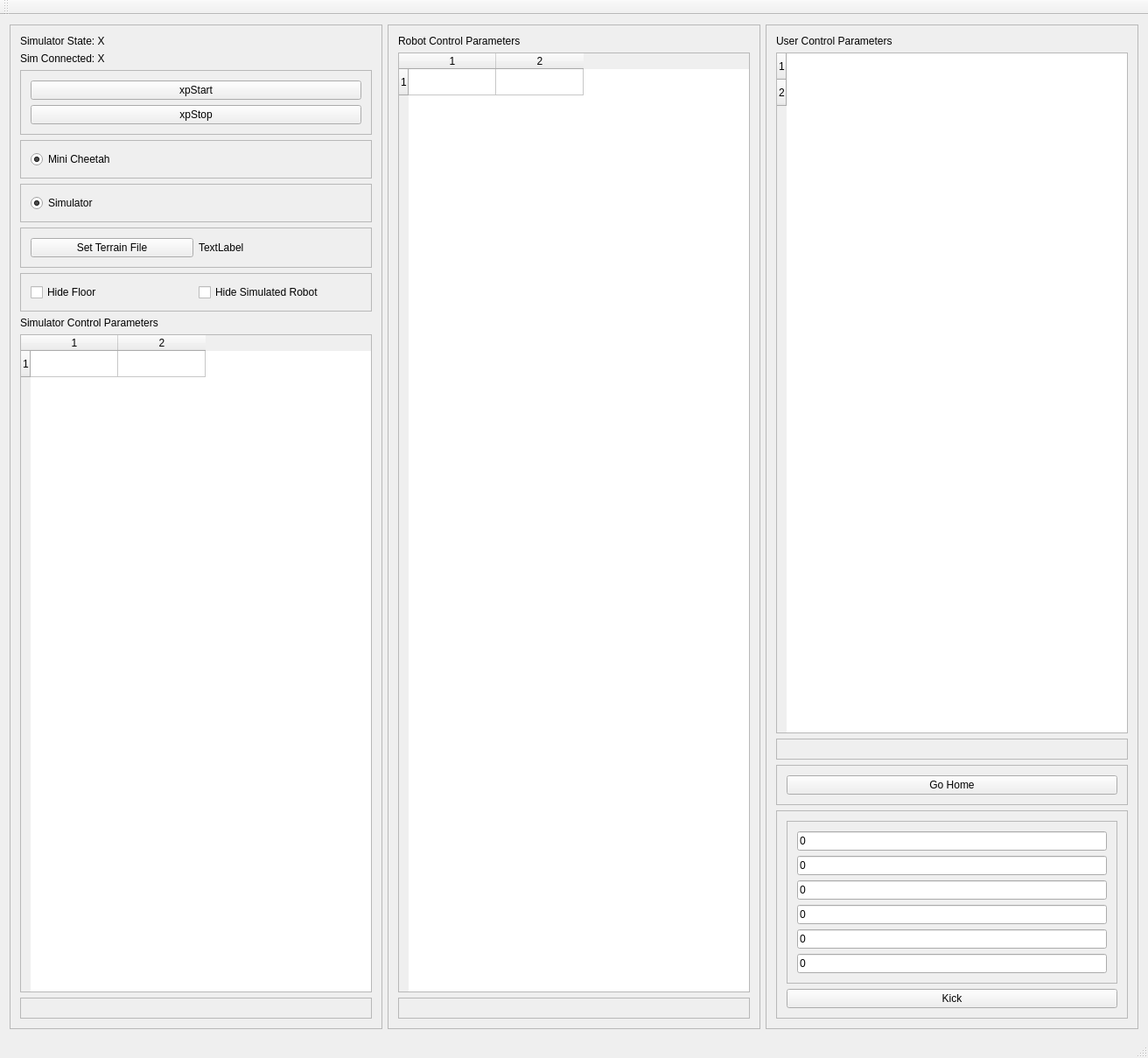
<?xml version="1.0" encoding="UTF-8"?>
<ui version="4.0">
 <class>SimControlPanel</class>
 <widget class="QMainWindow" name="SimControlPanel">
  <property name="geometry">
   <rect>
    <x>0</x>
    <y>0</y>
    <width>1312</width>
    <height>1209</height>
   </rect>
  </property>
  <property name="windowTitle">
   <string>SimControlPanel</string>
  </property>
  <widget class="QWidget" name="centralWidget">
   <layout class="QHBoxLayout" name="horizontalLayout_3">
    <item>
     <widget class="QFrame" name="frame_2">
      <property name="frameShape">
       <enum>QFrame::StyledPanel</enum>
      </property>
      <property name="frameShadow">
       <enum>QFrame::Raised</enum>
      </property>
      <layout class="QVBoxLayout" name="verticalLayout">
       <item>
        <widget class="QLabel" name="simulatorStateLabel">
         <property name="text">
          <string>Simulator State: X</string>
         </property>
        </widget>
       </item>
       <item>
        <widget class="QLabel" name="simulatorConnectedLabel">
         <property name="text">
          <string>Sim Connected: X</string>
         </property>
        </widget>
       </item>
       <item>
        <widget class="QFrame" name="frame">
         <property name="frameShape">
          <enum>QFrame::StyledPanel</enum>
         </property>
         <property name="frameShadow">
          <enum>QFrame::Raised</enum>
         </property>
         <layout class="QGridLayout" name="gridLayout">
          <item row="0" column="0">
           <widget class="QPushButton" name="startButton">
            <property name="text">
             <string>xpStart</string>
            </property>
           </widget>
          </item>
          <item row="1" column="0">
           <widget class="QPushButton" name="stopButton">
            <property name="text">
             <string>xpStop</string>
            </property>
           </widget>
          </item>
         </layout>
        </widget>
       </item>
       <item>
        <widget class="QFrame" name="frame_9">
         <property name="frameShape">
          <enum>QFrame::StyledPanel</enum>
         </property>
         <property name="frameShadow">
          <enum>QFrame::Raised</enum>
         </property>
         <layout class="QHBoxLayout" name="horizontalLayout_2">
          <item>
           <widget class="QRadioButton" name="miniCheetahButton">
            <property name="enabled">
             <bool>true</bool>
            </property>
            <property name="text">
             <string>Mini Cheetah</string>
            </property>
            <property name="checked">
             <bool>true</bool>
            </property>
           </widget>
          </item>
         </layout>
        </widget>
       </item>
       <item>
        <widget class="QFrame" name="frame_10">
         <property name="frameShape">
          <enum>QFrame::StyledPanel</enum>
         </property>
         <property name="frameShadow">
          <enum>QFrame::Raised</enum>
         </property>
         <layout class="QHBoxLayout" name="horizontalLayout">
          <item>
           <widget class="QRadioButton" name="simulatorButton">
            <property name="text">
             <string>Simulator</string>
            </property>
            <property name="checked">
             <bool>true</bool>
            </property>
           </widget>
          </item>
         </layout>
        </widget>
       </item>
       <item>
        <widget class="QFrame" name="frame_13">
         <property name="frameShape">
          <enum>QFrame::StyledPanel</enum>
         </property>
         <property name="frameShadow">
          <enum>QFrame::Raised</enum>
         </property>
         <layout class="QHBoxLayout" name="horizontalLayout_4">
          <item>
           <widget class="QPushButton" name="setTerrainButton">
            <property name="text">
             <string>Set Terrain File</string>
            </property>
           </widget>
          </item>
          <item>
           <widget class="QLabel" name="terrainFileLabel">
            <property name="text">
             <string>TextLabel</string>
            </property>
           </widget>
          </item>
         </layout>
        </widget>
       </item>
       <item>
        <widget class="QFrame" name="frame_14">
         <property name="frameShape">
          <enum>QFrame::StyledPanel</enum>
         </property>
         <property name="frameShadow">
          <enum>QFrame::Raised</enum>
         </property>
         <layout class="QHBoxLayout" name="horizontalLayout_5">
          <item>
           <widget class="QCheckBox" name="hide_floor_checkbox">
            <property name="text">
             <string>Hide Floor</string>
            </property>
           </widget>
          </item>
          <item>
           <widget class="QCheckBox" name="hide_robot_checkbox">
            <property name="text">
             <string>Hide Simulated Robot</string>
            </property>
           </widget>
          </item>
         </layout>
        </widget>
       </item>
       <item>
        <widget class="QLabel" name="label">
         <property name="text">
          <string>Simulator Control Parameters</string>
         </property>
        </widget>
       </item>
       <item>
        <widget class="QTableWidget" name="simulatorTable">
         <property name="rowCount">
          <number>1</number>
         </property>
         <property name="columnCount">
          <number>2</number>
         </property>
         <row/>
         <column/>
         <column/>
        </widget>
       </item>
       <item>
        <widget class="QFrame" name="frame_6">
         <property name="frameShape">
          <enum>QFrame::StyledPanel</enum>
         </property>
         <property name="frameShadow">
          <enum>QFrame::Raised</enum>
         </property>
         <layout class="QGridLayout" name="gridLayout_3"/>
        </widget>
       </item>
      </layout>
     </widget>
    </item>
    <item>
     <widget class="QFrame" name="frame_5">
      <property name="frameShape">
       <enum>QFrame::StyledPanel</enum>
      </property>
      <property name="frameShadow">
       <enum>QFrame::Raised</enum>
      </property>
      <layout class="QVBoxLayout" name="verticalLayout_3">
       <item>
        <widget class="QLabel" name="label_2">
         <property name="text">
          <string>Robot Control Parameters</string>
         </property>
        </widget>
       </item>
       <item>
        <widget class="QTableWidget" name="robotTable">
         <property name="rowCount">
          <number>1</number>
         </property>
         <property name="columnCount">
          <number>2</number>
         </property>
         <row/>
         <column/>
         <column/>
        </widget>
       </item>
       <item>
        <widget class="QFrame" name="frame_4">
         <property name="frameShape">
          <enum>QFrame::StyledPanel</enum>
         </property>
         <property name="frameShadow">
          <enum>QFrame::Raised</enum>
         </property>
         <layout class="QGridLayout" name="gridLayout_2"/>
        </widget>
       </item>
      </layout>
     </widget>
    </item>
    <item>
     <widget class="QFrame" name="frame_3">
      <property name="frameShape">
       <enum>QFrame::StyledPanel</enum>
      </property>
      <property name="frameShadow">
       <enum>QFrame::Raised</enum>
      </property>
      <layout class="QVBoxLayout" name="verticalLayout_2">
       <item>
        <widget class="QLabel" name="label_3">
         <property name="text">
          <string>User Control Parameters</string>
         </property>
        </widget>
       </item>
       <item>
        <widget class="QTableWidget" name="userControlTable">
         <property name="rowCount">
          <number>2</number>
         </property>
         <property name="columnCount">
          <number>0</number>
         </property>
         <row/>
         <row/>
        </widget>
       </item>
       <item>
        <widget class="QFrame" name="frame_7">
         <property name="frameShape">
          <enum>QFrame::StyledPanel</enum>
         </property>
         <property name="frameShadow">
          <enum>QFrame::Raised</enum>
         </property>
         <layout class="QGridLayout" name="gridLayout_4"/>
        </widget>
       </item>
       <item>
        <widget class="QFrame" name="frame_8">
         <property name="frameShape">
          <enum>QFrame::StyledPanel</enum>
         </property>
         <property name="frameShadow">
          <enum>QFrame::Raised</enum>
         </property>
         <layout class="QVBoxLayout" name="verticalLayout_4">
          <item>
           <widget class="QPushButton" name="goHomeButton">
            <property name="text">
             <string>Go Home</string>
            </property>
           </widget>
          </item>
         </layout>
        </widget>
       </item>
       <item>
        <widget class="QFrame" name="frame_12">
         <property name="sizePolicy">
          <sizepolicy hsizetype="Expanding" vsizetype="Preferred">
           <horstretch>0</horstretch>
           <verstretch>0</verstretch>
          </sizepolicy>
         </property>
         <property name="frameShape">
          <enum>QFrame::StyledPanel</enum>
         </property>
         <property name="frameShadow">
          <enum>QFrame::Raised</enum>
         </property>
         <layout class="QGridLayout" name="gridLayout_6">
          <item row="0" column="0">
           <widget class="QFrame" name="frame_11">
            <property name="frameShape">
             <enum>QFrame::StyledPanel</enum>
            </property>
            <property name="frameShadow">
             <enum>QFrame::Raised</enum>
            </property>
            <layout class="QVBoxLayout" name="verticalLayout_6">
             <item>
              <widget class="QLineEdit" name="kickAngularX">
               <property name="sizePolicy">
                <sizepolicy hsizetype="Ignored" vsizetype="Fixed">
                 <horstretch>0</horstretch>
                 <verstretch>0</verstretch>
                </sizepolicy>
               </property>
               <property name="text">
                <string>0</string>
               </property>
              </widget>
             </item>
             <item>
              <widget class="QLineEdit" name="kickAngularY">
               <property name="sizePolicy">
                <sizepolicy hsizetype="Ignored" vsizetype="Fixed">
                 <horstretch>0</horstretch>
                 <verstretch>0</verstretch>
                </sizepolicy>
               </property>
               <property name="text">
                <string>0</string>
               </property>
              </widget>
             </item>
             <item>
              <widget class="QLineEdit" name="kickAngularZ">
               <property name="sizePolicy">
                <sizepolicy hsizetype="Ignored" vsizetype="Fixed">
                 <horstretch>0</horstretch>
                 <verstretch>0</verstretch>
                </sizepolicy>
               </property>
               <property name="text">
                <string>0</string>
               </property>
              </widget>
             </item>
             <item>
              <widget class="QLineEdit" name="kickLinearX">
               <property name="sizePolicy">
                <sizepolicy hsizetype="Minimum" vsizetype="Fixed">
                 <horstretch>0</horstretch>
                 <verstretch>0</verstretch>
                </sizepolicy>
               </property>
               <property name="text">
                <string>0</string>
               </property>
              </widget>
             </item>
             <item>
              <widget class="QLineEdit" name="kickLinearY">
               <property name="sizePolicy">
                <sizepolicy hsizetype="Minimum" vsizetype="Fixed">
                 <horstretch>0</horstretch>
                 <verstretch>0</verstretch>
                </sizepolicy>
               </property>
               <property name="text">
                <string>0</string>
               </property>
              </widget>
             </item>
             <item>
              <widget class="QLineEdit" name="kickLinearZ">
               <property name="sizePolicy">
                <sizepolicy hsizetype="Minimum" vsizetype="Fixed">
                 <horstretch>0</horstretch>
                 <verstretch>0</verstretch>
                </sizepolicy>
               </property>
               <property name="text">
                <string>0</string>
               </property>
              </widget>
             </item>
            </layout>
           </widget>
          </item>
          <item row="1" column="0">
           <widget class="QPushButton" name="kickButton">
            <property name="text">
             <string>Kick</string>
            </property>
           </widget>
          </item>
         </layout>
        </widget>
       </item>
      </layout>
     </widget>
    </item>
   </layout>
  </widget>
  <widget class="QMenuBar" name="menuBar">
   <property name="geometry">
    <rect>
     <x>0</x>
     <y>0</y>
     <width>1312</width>
     <height>28</height>
    </rect>
   </property>
  </widget>
  <widget class="QToolBar" name="mainToolBar">
   <attribute name="toolBarArea">
    <enum>TopToolBarArea</enum>
   </attribute>
   <attribute name="toolBarBreak">
    <bool>false</bool>
   </attribute>
  </widget>
  <widget class="QStatusBar" name="statusBar"/>
 </widget>
 <layoutdefault spacing="6" margin="11"/>
 <resources/>
 <connections/>
</ui>
